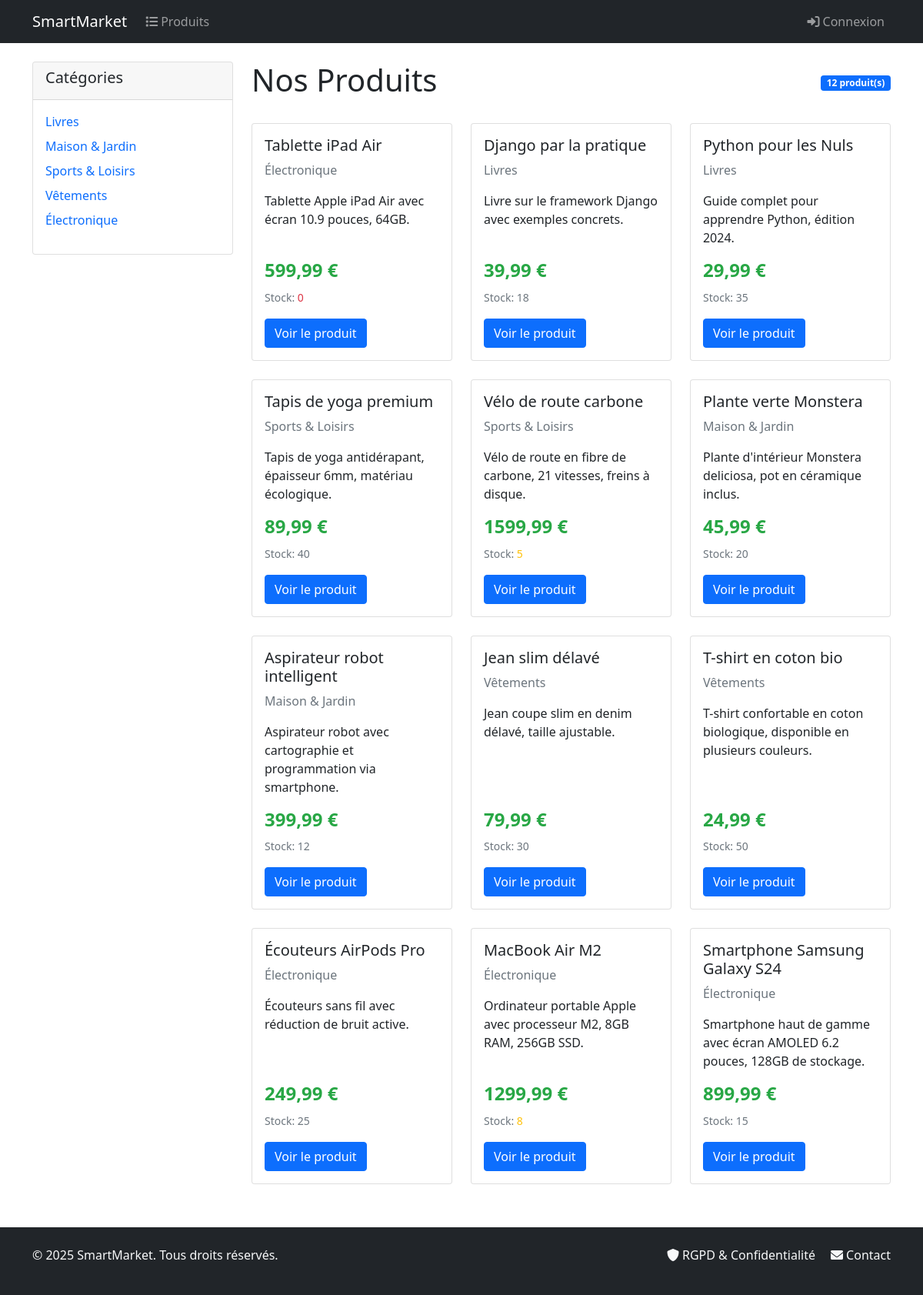
The page / on the database its author committed.
### catalog/models.py (models this page shows, shortened)
class Category(models.Model):
    name = models.CharField(max_length=100, unique=True, verbose_name="Nom")
    slug = models.SlugField(max_length=100, unique=True, verbose_name="Slug")
    created_at = models.DateTimeField(
        auto_now_add=True, verbose_name="Date de création"
    )
    updated_at = models.DateTimeField(
        auto_now=True, verbose_name="Date de modification"
    )
    class Meta:
        verbose_name = "Catégorie"
        verbose_name_plural = "Catégories"
        ordering = ["name"]

class Product(models.Model):
    category = models.ForeignKey(
        Category,
        on_delete=models.PROTECT,
        related_name="products",
        verbose_name="Catégorie",
    )
    name = models.CharField(max_length=200, verbose_name="Nom")
    slug = models.SlugField(max_length=200, verbose_name="Slug")
    description = models.TextField(blank=True, verbose_name="Description")
    price = models.DecimalField(
        max_digits=10,
        decimal_places=2,
        validators=[MinValueValidator(0)],
        verbose_name="Prix",
    )
    stock = models.PositiveIntegerField(default=0, verbose_name="Stock")
    is_active = models.BooleanField(default=True, verbose_name="Actif")
    created_at = models.DateTimeField(
        auto_now_add=True, verbose_name="Date de création"
    )
    updated_at = models.DateTimeField(
        auto_now=True, verbose_name="Date de modification"
    )
    class Meta:
        verbose_name = "Produit"
        verbose_name_plural = "Produits"
        ordering = ["-created_at"]
        constraints = [
            models.UniqueConstraint(
                fields=["category", "slug"], name="unique_product_per_category"
            ),
            models.CheckConstraint(
                check=models.Q(price__gte=0), name="price_non_negative"
            ),
        ]
        indexes = [
            models.Index(fields=["slug"], name="product_slug_idx"),
            models.Index(
                fields=["category", "is_active"], name="product_category_active_idx"
            ),
        ]

### catalog/views.py (the view)
# urls.py: path("", views.ProductListView.as_view(), name="product_list"),
class ProductListView(ListView):
    model = Product
    template_name = "catalog/products/product_list.html"
    context_object_name = "products"
    paginate_by = 12
    def get_queryset(self):
        queryset = (
            Product.objects.filter(is_active=True)
            .select_related("category")
            .order_by("-created_at")
        )
        category_slug = self.request.GET.get("category")
        if category_slug:
            queryset = queryset.filter(category__slug=category_slug)
        return queryset
    def get_context_data(self, **kwargs):
        context = super().get_context_data(**kwargs)
        context["categories"] = Category.objects.all().order_by("name")
        return context

### templates/catalog/products/product_list.html (shortened to what this page needs)
{% extends 'base.html' %}
{% block content %}
<div class="row">
    <div class="col-md-3">
        <div class="card">
            <div class="card-header">
                <h5>Catégories</h5>
            </div>
            <div class="card-body">
                <ul class="list-unstyled">
                    {% for category in categories %}
                    <li class="mb-2">
                        <a href="?category={{ category.slug }}" class="text-decoration-none">
                            {{ category.name }}
                        </a>
                    </li>
                    {% endfor %}
                </ul>
            </div>
        </div>
    </div>
    <div class="col-md-9">
        <div class="d-flex justify-content-between align-items-center mb-4">
            <h1>Nos Produits</h1>
            <span class="badge bg-primary">{{ products|length }} produit(s)</span>
        </div>
        {% if products %}
            <div class="row">
                {% for product in products %}
                <div class="col-md-4 mb-4">
                    <div class="card product-card h-100">
                        <div class="card-body d-flex flex-column">
                            <h5 class="card-title">{{ product.name }}</h5>
                            <p class="card-text text-muted">{{ product.category.name }}</p>
                            <p class="card-text flex-grow-1">
                                {% if product.description %}
                                    {{ product.description|truncatewords:15 }}
                                {% else %}
                                    Aucune description disponible.
                                {% endif %}
                            </p>
                            <div class="mt-auto">
                                <p class="price h4">{{ product.price }} €</p>
                                <p class="card-text">
                                    <small class="text-muted">
                                        Stock:
                                        <span class="{% if product.stock == 0 %}stock-low{% elif product.stock < 10 %}stock-medium{% endif %}">
                                            {{ product.stock }}
                                        </span>
                                    </small>
                                </p>
                                <a href="{% url 'catalog:product_detail' product.slug %}" class="btn btn-primary">
                                    Voir le produit
                                </a>
                            </div>
                        </div>
                    </div>
                </div>
                {% endfor %}
            </div>
        {% else %}
            <div class="text-center py-5">
                <h3>Aucun produit trouvé</h3>
                <p class="text-muted">Il n'y a actuellement aucun produit disponible.</p>
            </div>
        {% endif %}
    </div>
</div>
{% endblock %}

### templates/base.html (shortened to what this page needs)
<!DOCTYPE html>
<html lang="fr">
<head>
    <link href="https://cdn.jsdelivr.net/npm/bootstrap@5.1.3/dist/css/bootstrap.min.css" rel="stylesheet">
    <link href="https://cdnjs.cloudflare.com/ajax/libs/font-awesome/6.0.0/css/all.min.css" rel="stylesheet">
</head>
<body>
    <nav class="navbar navbar-expand-lg navbar-dark bg-dark">
        <div class="container">
            <a class="navbar-brand" href="{% url 'catalog:product_list' %}">SmartMarket</a>
            <div class="collapse navbar-collapse" id="navbarNav">
                <ul class="navbar-nav me-auto">
                    <li class="nav-item">
                        <a class="nav-link" href="{% url 'catalog:product_list' %}">
                            <i class="fas fa-list me-1"></i>Produits
                        </a>
                    </li>
                </ul>
                <ul class="navbar-nav">
                    {% if user.is_authenticated %}
                        <li class="nav-item dropdown">
                            <a class="nav-link dropdown-toggle" href="#" id="navbarDropdown" role="button" data-bs-toggle="dropdown">
                                <i class="fas fa-user"></i> {{ user.first_name|default:user.username }}
                            </a>
                            <ul class="dropdown-menu">
                                {% if user.is_superuser %}
                                    <li><a class="dropdown-item" href="/admin/"><i class="fas fa-cog"></i> Administration</a></li>
                                {% else %}
                                    {% for group in user.groups.all %}
                                        {% if group.name == 'manager' %}
                                            <li><a class="dropdown-item" href="{% url 'catalog:manager_dashboard' %}"><i class="fas fa-tachometer-alt"></i> Tableau de bord</a></li>
                                        {% elif group.name == 'client' %}
                                            <li><a class="dropdown-item" href="{% url 'catalog:client_dashboard' %}"><i class="fas fa-user"></i> Mon compte</a></li>
                                        {% endif %}
                                    {% endfor %}
                                {% endif %}
                                <li><hr class="dropdown-divider"></li>
                                <li><a class="dropdown-item" href="{% url 'catalog:logout' %}"><i class="fas fa-sign-out-alt"></i> Déconnexion</a></li>
                            </ul>
                        </li>
                    {% else %}
                        <li class="nav-item">
                            <a class="nav-link" href="{% url 'catalog:login' %}">
                                <i class="fas fa-sign-in-alt"></i> Connexion
                            </a>
                        </li>
                    {% endif %}
                </ul>
            </div>
        </div>
    </nav>
    <main class="container mt-4">
        {% block content %}
        {% endblock %}
    </main>
    <footer class="bg-dark text-light py-4 mt-auto">
        <div class="container">
            <div class="row">
                <div class="col-md-6 text-center text-md-start">
                    <p>&copy; 2025 SmartMarket. Tous droits réservés.</p>
                </div>
                <div class="col-md-6 text-center text-md-end">
                    <a href="{% url 'catalog:rgpd' %}" class="text-light text-decoration-none me-3">
                        <i class="fas fa-shield-alt me-1"></i>RGPD & Confidentialité
                    </a>
                    <a href="mailto:contact@smartmarket.com" class="text-light text-decoration-none">
                        <i class="fas fa-envelope me-1"></i>Contact
                    </a>
                </div>
            </div>
        </div>
    </footer>
</body>
</html>

### templates/base.html (style rules this page uses)
html, body { height: 100%; margin: 0; padding: 0; }
body { display: flex; flex-direction: column; }
main { flex: 1; padding-bottom: 2rem; }
.product-card { transition: transform 0.2s; }
.price { font-weight: bold; color: #28a745; }
.stock-low { color: #dc3545; }
.stock-medium { color: #ffc107; }

### rows shown on the page
Category: name "Livres"
Category: name "Maison & Jardin"
Category: name "Sports & Loisirs"
Category: name "Vêtements"
Category: name "Électronique"
Product: name "Tablette iPad Air", category.name "Électronique", description "Tablette Apple iPad Air avec écran 10.9 pouces, 64GB.", price "599,99", stock "0"
Product: name "Django par la pratique", category.name "Livres", description "Livre sur le framework Django avec exemples concrets.", price "39,99", stock "18"
Product: name "Python pour les Nuls", category.name "Livres", description "Guide complet pour apprendre Python, édition 2024.", price "29,99", stock "35"
Product: name "Tapis de yoga premium", category.name "Sports & Loisirs", description "Tapis de yoga antidérapant, épaisseur 6mm, matériau écologique.", price "89,99", stock "40"
Product: name "Vélo de route carbone", category.name "Sports & Loisirs", description "Vélo de route en fibre de carbone, 21 vitesses, freins à disque.", price "1599,99", stock "5"
Product: name "Plante verte Monstera", category.name "Maison & Jardin", description "Plante d'intérieur Monstera deliciosa, pot en céramique inclus.", price "45,99", stock "20"
Product: name "Aspirateur robot intelligent", category.name "Maison & Jardin", description "Aspirateur robot avec cartographie et programmation via smartphone.", price "399,99", stock "12"
Product: name "Jean slim délavé", category.name "Vêtements", description "Jean coupe slim en denim délavé, taille ajustable.", price "79,99", stock "30"
Product: name "T-shirt en coton bio", category.name "Vêtements", description "T-shirt confortable en coton biologique, disponible en plusieurs couleurs.", price "24,99", stock "50"
Product: name "Écouteurs AirPods Pro", category.name "Électronique", description "Écouteurs sans fil avec réduction de bruit active.", price "249,99", stock "25"
Product: name "MacBook Air M2", category.name "Électronique", description "Ordinateur portable Apple avec processeur M2, 8GB RAM, 256GB SSD.", price "1299,99", stock "8"
Product: name "Smartphone Samsung Galaxy S24", category.name "Électronique", description "Smartphone haut de gamme avec écran AMOLED 6.2 pouces, 128GB de stockage.", price "899,99", stock "15"

### other values the page prints
{{ products|length }} "12"
